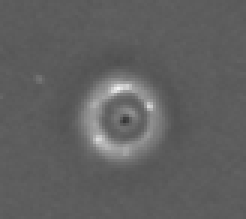
#> input picture photo_processing/qipao/1b28cecc558304718bb73f7c3ac100da.jpg, 82 x 73 px, found by its file name (shown 3 times larger); its folder holds 4 pictures in this run
$ python gen_background_dis.py
#> lines starting #> are read from the running program, lines starting #| are printed output that depends on the picture
import cv2
import numpy as np
import os

def process_images_and_generate_sample(img_folder, output_path, height=3648, width=5472):
    # 获取文件夹中的所有图片路径
#> called with img_folder = 'photo_processing/qipao', output_path = 'photo_processing/Background_dis.bmp', height = 3648, width = 5472
    img_files = [os.path.join(img_folder, f) for f in os.listdir(img_folder) if f.endswith(('.png', '.jpg', '.bmp'))]

    if not img_files:
        print(f"文件夹 {img_folder} 中没有找到图片！")
        return

    # 存储所有图片的边框像素值
    all_border_pixels = []

    for img_path in img_files:
        # 读取图像
        image = cv2.imread(img_path)
#> image is the input picture: shape (73, 82, 3); min 54, max 243, mean 96.1
        if image is None:
            print(f"无法读取图像：{img_path}")
            continue

        # 获取图像边框像素值
        border_pixels = []
        img_height, img_width, _ = image.shape
#> img_height = 73; img_width = 82

        # 提取边框像素值
        border_pixels.extend(image[0, :, :].tolist())  # 上边框
        border_pixels.extend(image[-1, :, :].tolist())  # 下边框
        border_pixels.extend(image[:, 0, :].tolist())  # 左边框
        border_pixels.extend(image[:, -1, :].tolist())  # 右边框

        all_border_pixels.extend(border_pixels)

    all_border_pixels = np.array(all_border_pixels)

    # 分离 R、G、B 通道
    R = all_border_pixels[:, 2]
    G = all_border_pixels[:, 1]
    B = all_border_pixels[:, 0]

    # 随机从边框像素中选取值构建背景图
    R_sampled = np.random.choice(R, size=(height, width)).astype(np.uint8)
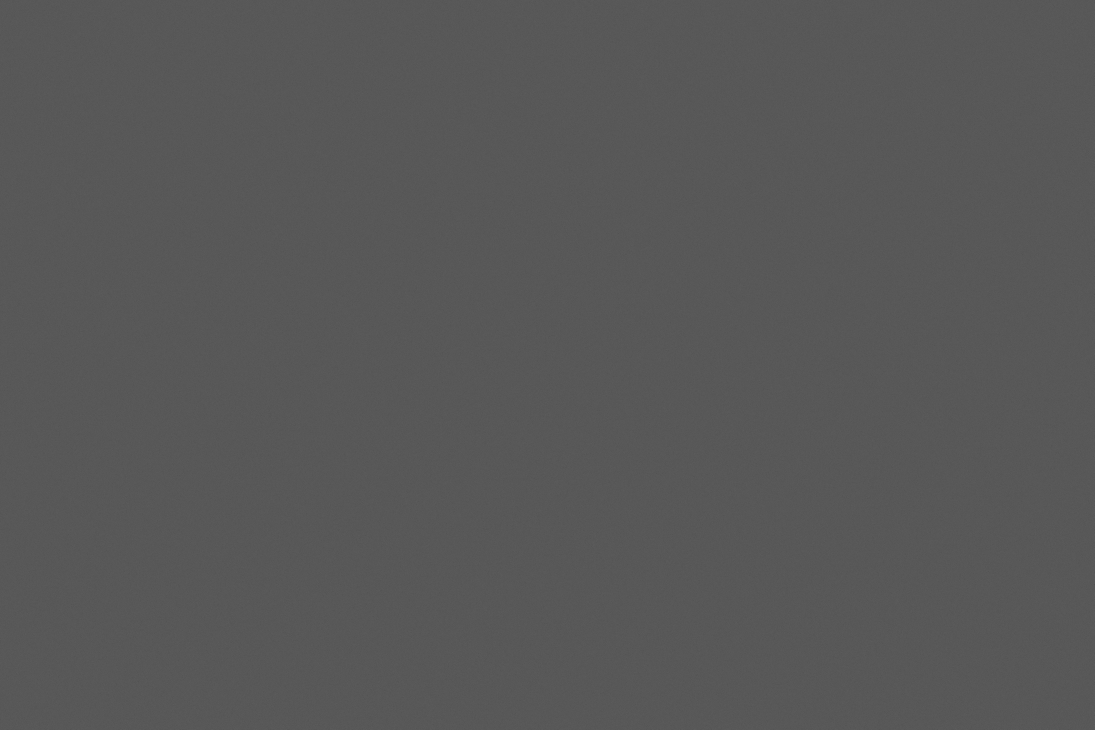
#> R_sampled: shape (3648, 5472) (shown at 1/5 size); min 68, max 102, mean 87.9
    G_sampled = np.random.choice(G, size=(height, width)).astype(np.uint8)
    B_sampled = np.random.choice(B, size=(height, width)).astype(np.uint8)

    # 合并通道(灰度图)
    generated_image = cv2.merge([R_sampled, R_sampled, R_sampled])

    # 保存生成的图像
    cv2.imwrite(output_path, generated_image)
    print(f"生成的图像已保存到：{output_path}")

# 使用示例
img_folder = "photo_processing/qipao"  # 替换为包含图片的文件夹路径
output_path = "photo_processing/Background_dis.bmp"  # 替换为输出图像路径
process_images_and_generate_sample(img_folder, output_path)
